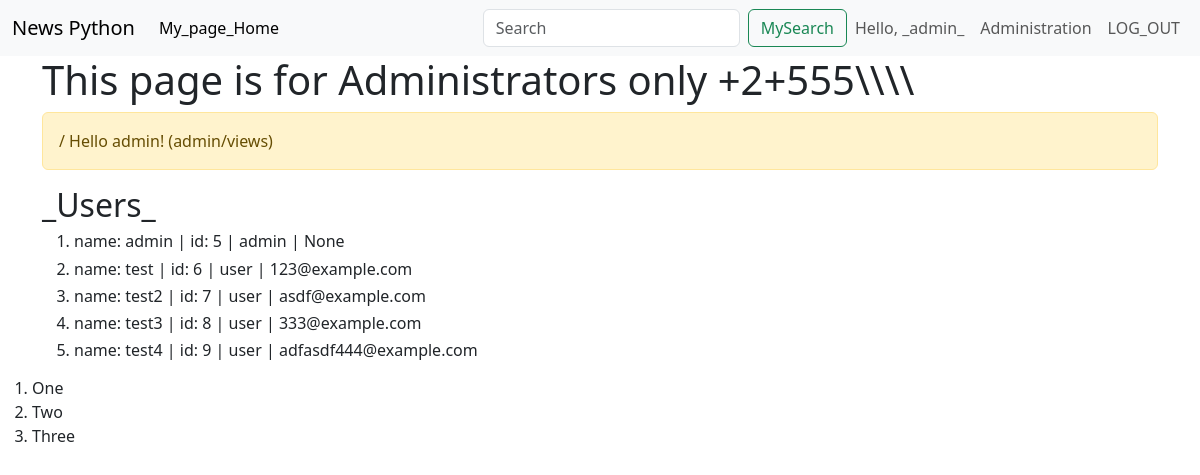
/admin/ (signed in), run on an earlier commit of the app's database.
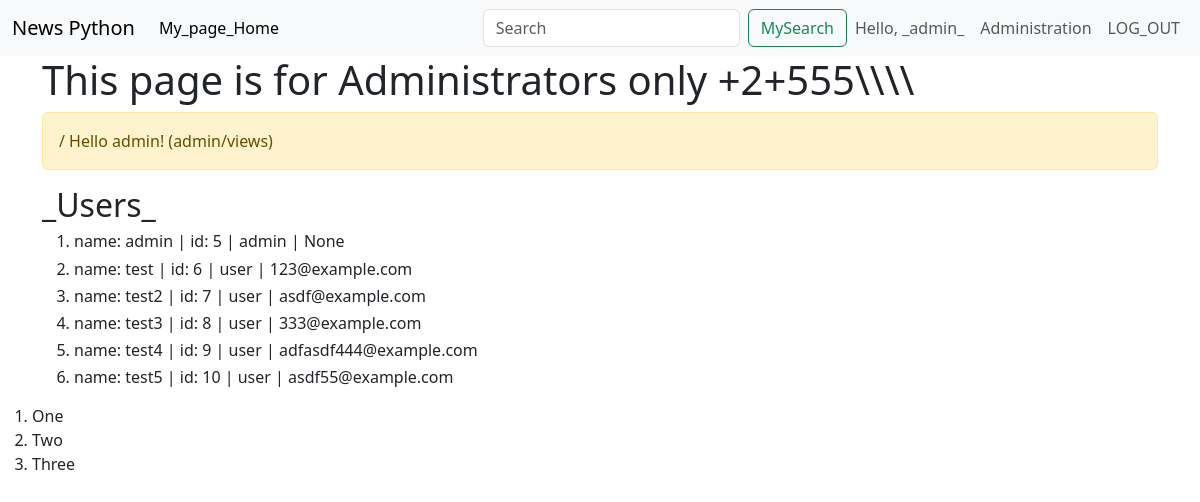
And on a later commit of the database.
### webapp/user/models.py (models this page shows, shortened)
class User(db.Model, UserMixin):
    id = db.Column(db.Integer, primary_key=True)
    username = db.Column(db.String(64), index=True, unique=True)
    password = db.Column(db.String(128))
    role = db.Column(db.String(10), index=True)
    email = db.Column(db.String(50))
    @property
    def is_admin(self):
        return self.role == 'admin'

### webapp/admin/views.py (the view)
@blueprint.route('/')
@admin_required
def admin_index():
    if current_user.is_admin:
        flash('/ Hello admin! (admin/views)')
        title = 'This page is for Administrators only'
        name_user = User.query.filter(User.username.isnot(None)).all()
        return render_template('admin/info.html', page_title=title, name_user=name_user)
    else:
        flash("/ You aren't admin.")

### webapp/__init__.py (called while the page is built)
def create_app():
    app = Flask(__name__)                   # create Flask's object
    app.config.from_pyfile('config.py')     # load config.py -> .config + .from_pyfile
    db.init_app(app)                        # initialisation db object (App)
    migrate = Migrate(app, db)              # create object migrate for DB
    login_manager = LoginManager()          # create logMan's object
    login_manager.init_app(app)             # initialisation object
    login_manager.login_view = 'user.login' # name function for this object
    app.register_blueprint(admin_blueprint)
    app.register_blueprint(news_blueprint)
    app.register_blueprint(user_blueprint)   # inithialization user_blueprint
    @login_manager.user_loader
    def load_user(user_id):
        return User.query.get(user_id)
    return app

### webapp/templates/admin/info.html (shortened to what this page needs)
{% extends "base.html" %}
{% block content %}
    <div class='row'>
        <div class='col-12'>
            {% include('messages.html') %}
            <h2>_Users_</h2>
            <ol>
            {%for n_users in name_user:%}
            <h6><li>
                <div class="fixed-spaces">
                name: {{n_users.username}}  | id: {{n_users.id}} | {{n_users.role}} | {{n_users.email}}</div>
            </li></h6>
            {%endfor%}
            </ol>
        </div>
    </div>
{% endblock %}

### webapp/templates/base.html (shortened to what this page needs)
<!doctype html>
<html lang="en">
  <head>
    <link href="https://cdn.jsdelivr.net/npm/bootstrap@5.3.0-alpha3/dist/css/bootstrap.min.css" rel="stylesheet">
    <link rel="stylesheet" href="{{ url_for('static', filename='style.css') }}">
    <link     href="//cdnjs.cloudflare.com/ajax/libs/highlight.js/9.13.1/styles/monokai-sublime.min.css" rel="stylesheet" >
  </head>
  <body>
    {%  include 'menu.html' %}
    <div class="container">
    <h1> {{ page_title }} +2+555\\\\</h1>
         {% block content %}{% endblock %}
    </div>
    <ol>
        <li>One</li>
        <li>Two</li>
        <li>Three</li>
    </ol>
  </body>

### webapp/templates/menu.html (shortened to what this page needs)
<nav class="navbar navbar-expand-lg bg-body-tertiary">
  <div class="container-fluid">
    <a class="navbar-brand" href="#">News Python</a>
    <div class="collapse navbar-collapse" id="navbarSupportedContent">
      <ul class="navbar-nav me-auto mb-2 mb-lg-0">
        <li class="nav-item">
          <a class="nav-link active" aria-current="page" href="/">My_page_Home</a>
        </li>
      </ul>
      <form class="d-flex" role="search">
        <input class="form-control me-2" type="search" placeholder="Search" aria-label="Search">
        <button class="btn btn-outline-success" type="submit">MySearch</button>
      </form>
      <ul class="navbar-nav">
        {% if current_user.is_authenticated %}
          <li class="nav-item">
            <span class="nav-link">Hello, _{{ current_user.username }}_</span>
          </li>
          {% if current_user.is_admin %}
            <li class="nav-item">
              <a class="nav-link" href="{{ url_for('admin.admin_index', next=request.full_path) }}">Administration</a>
            </li>
          {% endif %}
          <li class="nav-item">
            <a class="nav-link" href="{{ url_for('user.logout', next=request.full_path) }}">LOG_OUT</a>
          </li>
        {% endif %}
      </ul>
    </div>
  </div>
</nav>

### webapp/templates/messages.html
{% with messages = get_flashed_messages() %}
    {% if messages %}
    <div class='alert alert-warning' role='alert'>
        {% for message in messages %}
            {{ message }}<br>
        {% endfor %}
    </div>
    {% endif %}
{% endwith %}

What changed in the data, as far as the page shows it:
added User: username "test5", id "10", role "user", email "asdf55@example.com"
